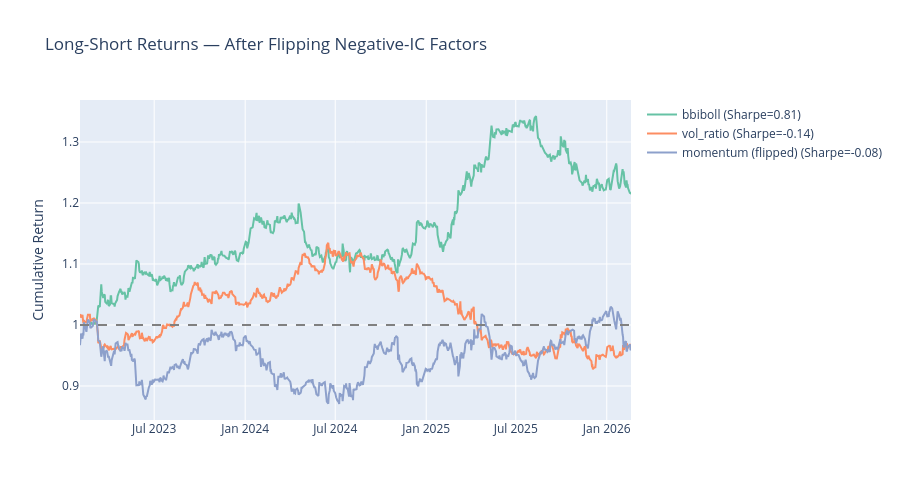

Notebook source saved alongside this figure:
### Code cell
# Plot flipped vs original
fig = go.Figure()
for i, (name, r) in enumerate(ls_returns_flipped.items()):
    fig.add_trace(go.Scatter(
        x=r["dates"], y=r["cum_return"],
        name=f"{name} (Sharpe={r['sharpe']:.2f})",
        line=dict(color=colors[i % len(colors)])
    ))

fig.add_hline(y=1.0, line_dash="dash", line_color="gray")
fig.update_layout(
    title="Long-Short Returns — After Flipping Negative-IC Factors",
    yaxis_title="Cumulative Return",
    height=500,
)
fig.show()

### Figure 1 — Plotly figure (JSON) as saved in the notebook; plotly's stock layout.template omitted (floating-point values rounded to 4 significant figures; data arrays with more than 128 entries replaced by an {"elided": "..."} marker saying what was removed)
{"data": [{"line": {"color": "rgb(102,194,165)"}, "name": "bbiboll (Sharpe=0.81)", "type": "scatter", "x": {"elided": "752 str values"}, "y": {"elided": "752 float values"}}, {"line": {"color": "rgb(252,141,98)"}, "name": "vol_ratio (Sharpe=-0.14)", "type": "scatter", "x": {"elided": "765 str values"}, "y": {"elided": "765 float values"}}, {"line": {"color": "rgb(141,160,203)"}, "name": "momentum (flipped) (Sharpe=-0.08)", "type": "scatter", "x": {"elided": "765 str values"}, "y": {"elided": "765 float values"}}], "layout": {"height": 500, "shapes": [{"line": {"color": "gray", "dash": "dash"}, "type": "line", "x0": 0, "x1": 1, "xref": "x domain", "y0": 1, "y1": 1, "yref": "y"}], "title": {"text": "Long-Short Returns — After Flipping Negative-IC Factors"}, "yaxis": {"title": {"text": "Cumulative Return"}}}}
